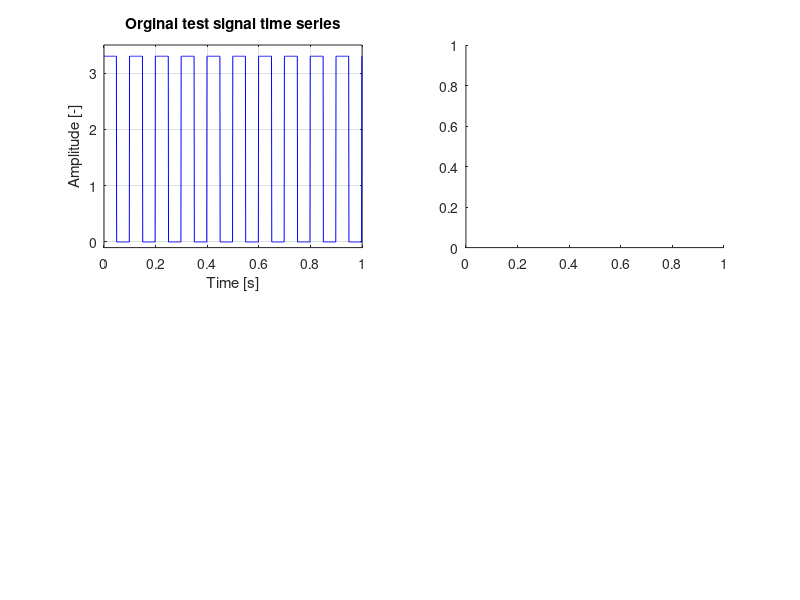

Source code (MATLAB): (Note: this script raises an error after producing the figure.)
%% Finite impulse response filter unit test
%%% File info 
%
% ************************************************************************
%
%  @file     unit_test_fir.m
%  @author   Adrian Wojcik
%  @version  2.0
%  @date     12-Dec-2020 19:59:05
%  @brief    Simple FIR digital low-pass filter design and test
%
% ************************************************************************
%
close all; clc;
clear variables;
%% TEST SIGNAL
% sample time & freq
ts = 0.001; % [s]
fs = 1/ts;  % [Hz]

% test time
tmax = 1;   % [s]

% time vector
tvec = 0 : ts : tmax-ts;

% sample vector
nvec = 0 : length(tvec)-1;

% test signal - square wave
T = 0.1; % [s] signal period
xvec = zeros(size(tvec));
for i = nvec+1
    if mod(i*ts,T) < T/2
       xvec(i) = 3.3;
    else
       xvec(i) = 0.0; 
    end%if
end%for

% test signal amplitude spectrum
% frequency vector
frange = (-1/2 : 1/length(nvec) : 1/2-1/length(nvec)); % [-]
fxvec = frange*fs;                               % [Hz]
% amplitude response
Axvec = abs(fftshift(fft(xvec,length(nvec)))); % [-]
Axvec = Axvec / length(nvec);

%% FILTER EXAMPLE 

% Filter desired parameters
% cut-off frequency
f1 = 10;  % [Hz]
% frequency at the end transition band
f2 = 50; % [Hz]
% transition band length
df = f2 - f1;
% stopband attenuation of A [dB] at f2 [Hz]
A = 50; % [dB]
               
% Filter order estimation
% with 'fred harris rule of thumb'
N = round( (fs/df)*A / 22 );

% Filter object with fir1 funcion
% normalised frequency
w = f1 / (fs/2); % [-]
% low pass filter
b = fir1(N, w, 'low');

% Filter frequency response
% no. of samples
n = 10^4; % [-]
% frequency vector
frange = (-1/2 : 1/n : 1/2-1/n); % [-]
fhvec = frange*fs;               % [Hz]
% amplitude response
Ahvec_v1 = abs(freqz(b, 1, 2*pi*frange)); % [-] frequency response
Ahvec_v1 = 20*log10(Ahvec_v1); % [dB]
Ahvec_v2 = abs(fftshift(fft(b,n)));       % [-] impulse response fft 
Ahvec_v2 = 20*log10(Ahvec_v2); % [dB]

% Test signal filtration
xfvec = filter(b,1,xvec);

% filtered signal amplitude spectrum
% amplitude response
Axfvec = abs(fftshift(fft(xfvec,length(nvec)))); % [-]
Axfvec = Axfvec / length(nvec);

%% Plot results
fminmax = [-10 fs/2];
tminmax = [0 tmax];
Aminmax = [-0.1 3.5];
AdBminmax = [-120 5];

subplot(2,2,1)
  plot(nvec/fs, xvec, 'b'); grid on;
  xlabel("Time [s]");
  ylabel("Amplitude [-]");
  axis([tminmax Aminmax]);
  title('Orginal test signal time series');
  hold off;
subplot(2,2,2)
  yyaxis left
    plot(fxvec, Axvec, '-');
    xlabel("Frequency [Hz]");
    ylabel("Amplitude spectrum [-]");
    set(gca,'YLim', [0 0.51*3.3], 'XLim', fminmax);
    hold on;
    grid on;
  yyaxis right
    plot(fhvec, Ahvec_v1, '-');
    ylabel("Amplitude response [dB]"); 
    plot([f1 f1], AdBminmax, 'k--');
    plot([f2 f2], AdBminmax, 'k--'); 
    set(gca,'YLim', AdBminmax, 'XLim', fminmax);
    title('Original test signal ampltitude spectrum');
    hold off;
subplot(2,2,3)
  plot(nvec/fs, xfvec, 'b'); grid on; hold on;
  xlabel("Time [s]");
  ylabel("Amplitude [-]");
  axis([tminmax Aminmax]);
  title('Filtered test signal time series');
  hold off;
subplot(2,2,4)
  yyaxis left
    plot(fxvec, Axfvec, '-');
    xlabel("Frequency [Hz]");
    ylabel("Amplitude spectrum [-]");
    set(gca, 'YLim', [0 0.51*3.3], 'XLim', fminmax);
    hold on; grid on
  yyaxis right
    plot(fhvec, Ahvec_v2, '-');  
    ylabel("Amplitude response [dB]"); 
    plot([f1 f1], AdBminmax, 'k--');
    plot([f2 f2], AdBminmax, 'k--'); 
    set(gca, 'YLim', AdBminmax, 'XLim', fminmax);
    title('Filtered test signal ampltitude spectrum');
    hold off;
  
%% EXPORT FILTER TO .C/.H FILES
generate_fir('FIR1', b, 1);

%% SAVE TEST DATA TO .C/.H AND .CSV FILES
generate_vec('X1', xvec);
generate_vec('Y1', zeros(size(xfvec)));
generate_vec('Y1_REF', xfvec);